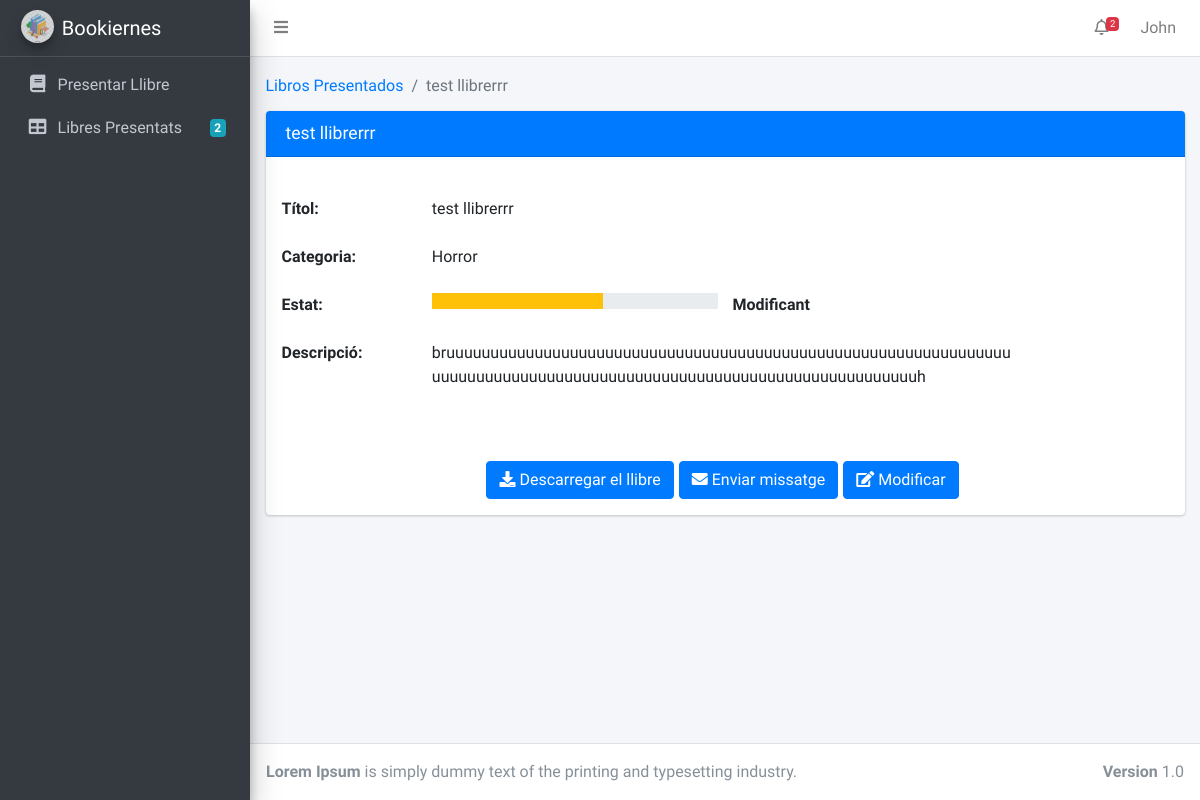
/writer_published/get_book/1/ (signed in), run on an earlier commit of the app's database.
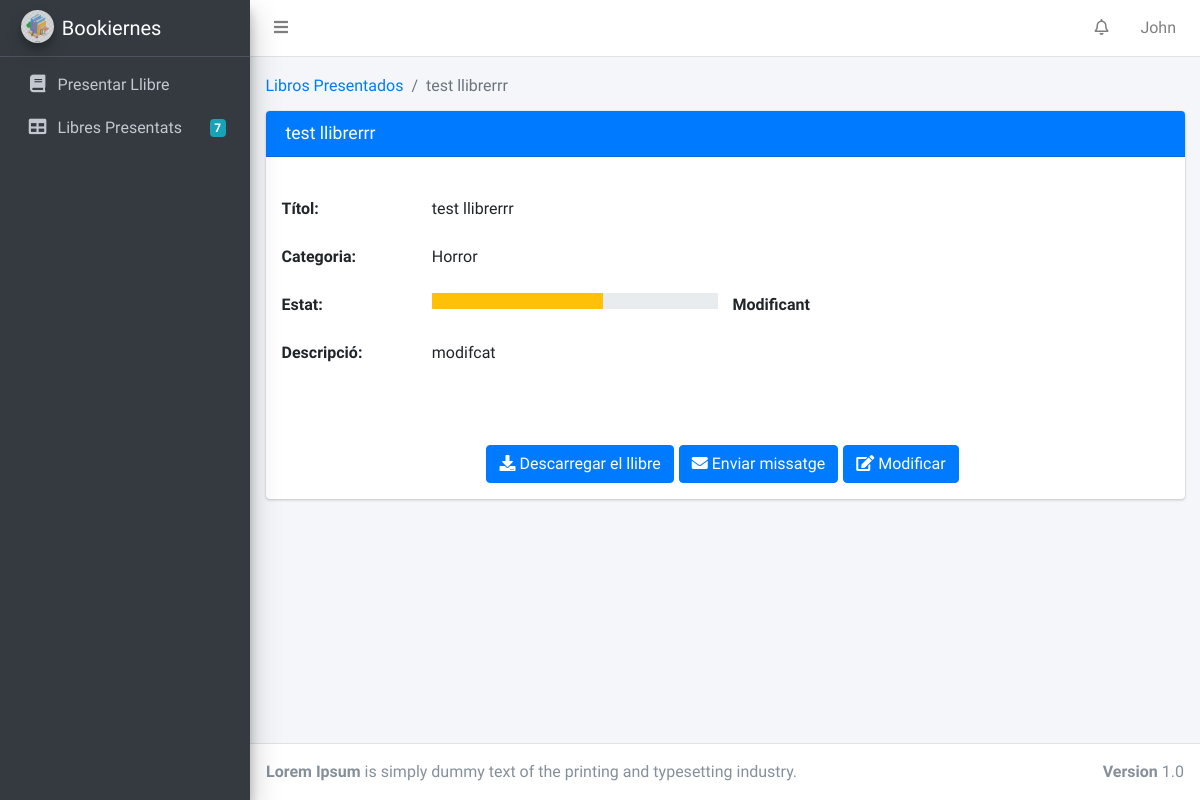
And on a later commit of the database.
### BookiernesApp/models.py (models this page shows, shortened)
class User(AbstractUser):
    USER_TYPE_CHOICES = [('writer', 'Escritor'), ('editor', 'Editor'), ('main_editor', 'Escriptor principal'), ]
    user_type = models.CharField(
        max_length=255,
        choices=USER_TYPE_CHOICES,
        default='writer',
    )
    path_profile_photo = models.FileField(upload_to='profile_photo', null=True, blank=True)
    def get_user_type_name(self):
        return dict(self.USER_TYPE_CHOICES)[self.user_type]

class Writer(models.Model):
    user = models.OneToOneField(User, on_delete=models.CASCADE, null=True, related_name='writer_profile')
    name = models.CharField(max_length=255)
    def get_presented_books(self):
        return Book.objects.all().filter(author=self)

class Book(models.Model):
    BOOK_STATUSES = [('presented', 'Presentat'), ('revised', 'Revisat'), ('modifying', 'Modificant'),
                     ('accepted', 'Aceptat'), ('rejected', 'Rebutjat'), ('published', 'Publicat'),
                     ('new_version', 'New Version')]
    title = models.CharField(null=True, max_length=255, blank=True)
    author = models.ForeignKey(Writer, null=True, on_delete=models.PROTECT, blank=True)
    assigned_to = models.ForeignKey(Editor, null=True, on_delete=models.PROTECT, related_name='books_assigned',
                                    blank=True)
    book_status = models.CharField(null=True, max_length=255, choices=BOOK_STATUSES, blank=True)
    description = models.TextField(null=True, blank=True)
    theme = models.ForeignKey(Theme, null=True, on_delete=models.PROTECT, related_name='books_themes', blank=True)
    path = models.FileField(upload_to='book', null=True, blank=True)
    main_editor_comment = models.TextField(null=True, blank=True)

class Theme(models.Model):
    name = models.CharField(max_length=255)
    def __str__(self):
        return str(self.name)

### BookiernesApp/views/writer_views.py (the view)
# urls.py: url(r'^writer_published/get_book/(?P<pk>\d+)/$', login_required(Get_Books.as_view()), name='books'),
@method_decorator([login_required, writer_required], name='dispatch')
class Get_Books(TemplateView):
    model = Book
    template_name = 'html_templates/Escriptor/Escriptor_LibroConcreto.html'
    def get_context_data(self, **kwargs):
        try:
            context = super().get_context_data(**kwargs)
            context['book_numbers'] = Book.objects.count()
            notification = Notification.objects.filter(destination_user_id=self.request.user.id)
            context['notification_numbers'] = notification.count()
            context['notifications'] = notification
            author = Writer.objects.get(user_id=self.request.user.id).id
            context['book'] = Book.objects.get(Q(author_id=author) & Q(pk=self.kwargs['pk']))
            return context
        except:
            raise Http404("I can't access this page.")

### BookiernesApp/models.py (called while the page is built)
    def get_user(self):
        return self.user.first_name + " " + self.user.last_name

### BookiernesApp/templates/html_templates/Escriptor/Escriptor_LibroConcreto.html (shortened to what the changed rows need)
{% extends "html_templates/Blocks/Base.html" %}
{% block head %}
    <link rel="stylesheet" href="../../../static/BookiernesApp/css/all.min.css">
    <link rel="stylesheet" href="https://use.fontawesome.com/releases/v5.7.0/css/all.css"
>
    <link rel="stylesheet" href="../../../static/BookiernesApp/css/adminlte.min.css">
{% endblock %}
{% block content %}
  <div class="content-wrapper">
    <div class="content-header">
      <div class="container-fluid">
        <ol class="breadcrumb float-sm-left">
              <li class="breadcrumb-item"><a href="{% url 'BookiernesApp:writer_published_books' %}">Libros Presentados</a></li>
              <li class="breadcrumb-item active">  {{book.title}} </li>
        </ol>
      </div>
    </div>
    <section class="content">
        <div class="container-fluid">
              <div class="card card-primary">
                <div class="card-header">
                  <h3 class="card-title">{{book.title}}</h3>
                </div>
                <br>
                        <div class="row invoice-info p-3 mb-3">
                          <div class="col-sm-2 invoice-col">
                              <strong> Títol:</strong><br><br>
                              <strong> Categoria:</strong><br><br>
                              <strong> Estat:</strong><br><br>
                              <strong> Descripció:</strong><br><br>
                          </div>
                          <div class="col-sm-8 invoice-col">
                            {{book.title}}<br><br>
                            {{book.theme}}
                            </br><br>
                            {% if book.book_status == "presented" %}
                              <div class="row ">
                                  <div class="col">
                                  <div class="progress" >
                                      <div class="progress-bar bg-info" role="progressbar" aria-valuenow="20" aria-valuemin="0"
                                           aria-valuemax="100" style="width: 20%">
                                      </div>
                                    </div>
                                  </div>
                                  <div class="col">
                                      <strong> Presentat </strong>
                                  </div>
                              </div>
                          {% elif book.book_status == "modifying"  %}
                          <div class="row ">
                            <div class="col">
                            </div>
                            <div class="col">
                            </div>
                        </div>
                    {% endif %}
                          {{book.description  | safe}}
                          </div>
                        </div>
                <br>
              </div>
        </div>
    </section>
  </div>
{% endblock %}

### BookiernesApp/templates/html_templates/Blocks/Base.html (shortened to what this page needs)
<!DOCTYPE html>
<html lang="en">
<head>
    {% block head %}
    {% endblock %}
</head>
<body class="hold-transition sidebar-mini layout-fixed">
<div class="wrapper">
    <nav class="main-header navbar navbar-expand navbar-white navbar-light">
        <ul class="navbar-nav">
            <li class="nav-item">
                <a class="nav-link" data-widget="pushmenu" href="#" role="button"><i class="fas fa-bars"></i></a>
            </li>
        </ul>
        <ul class="navbar-nav ml-auto">
            <li class="nav-item dropdown">
                <a class="nav-link" data-toggle="dropdown" href="#">
                    <i class="far fa-bell"></i>
                    {% if user.destination_user_notifications.count > 0 %}
                        <span class="badge badge-danger navbar-badge"> {{ user.destination_user_notifications.count }} </span>
                    {% endif %}
                </a>
            </li>
            <li class="nav-item dropdown">
                <a class="nav-link" data-toggle="dropdown" href="#">
                    {{ user.first_name }}
                </a>
            </li>
        </ul>
    </nav>
    <aside class="main-sidebar sidebar-dark-primary elevation-4">
        <a href="#" class="brand-link">
            <img src="../../../static/BookiernesApp/img/logo_Bookiernes.png" alt="Bookiernes Logo"
                 class="brand-image img-circle elevation-3" style="opacity: .8">
            <span class="brand-text font-weight-light">Bookiernes</span>
        </a>
        <div class="sidebar">
            <nav class="mt-2">
                <ul class="nav nav-pills nav-sidebar flex-column" data-widget="treeview" role="menu"
                    data-accordion="false">
                    {% if  user.user_type == 'writer' %}
                        <li class="nav-item">
                            <a href="{% url 'BookiernesApp:writer_publish_book' %}" class="nav-link">
                                <i class="nav-icon fas fa-book"></i>
                                <p>
                                    Presentar Llibre
                                </p>
                            </a>
                        </li>
                        <li class="nav-item">
                            <a href="{% url 'BookiernesApp:writer_published_books' %}" class="nav-link">
                                <i class="nav-icon fas fa-table"></i>
                                <p>
                                    Libres Presentats
                                    {% if user.writer_profile.get_presented_books.count > 0 %}
                                        <span class="badge badge-info right">{{ user.writer_profile.get_presented_books.count }}</span>
                                    {% endif %}
                                </p>
                            </a>
                        </li>
                    {% endif %}
                </ul>
            </nav>
        </div>
    </aside>
    {% block content %}
    {% endblock %}
    <footer class="main-footer">
        <strong>Lorem Ipsum</strong>
        is simply dummy text of the printing and typesetting industry.
        <div class="float-right d-none d-sm-inline-block">
            <strong>Version</strong> 1.0
        </div>
    </footer>
</div>
</body>
</html>

What changed in the data, as far as the page shows it:
changed User "John": writer_profile.get_presented_books.count "2" → "7"; destination_user_notifications.count "2" → (not shown)
changed Book "test llibrerrr": description "bruuuuuuuuuuuuuuuuuuuuuuuuuuuuuuuuuuuuuuuuuuuuuuuuuuuuuuuuuuuuuuuuuuuuuuuuuuuuuuuuuuuuuuuuuuuuuuuuuuuuuuuuuuuuuuuuuuuuuuuh" → "modifcat"
